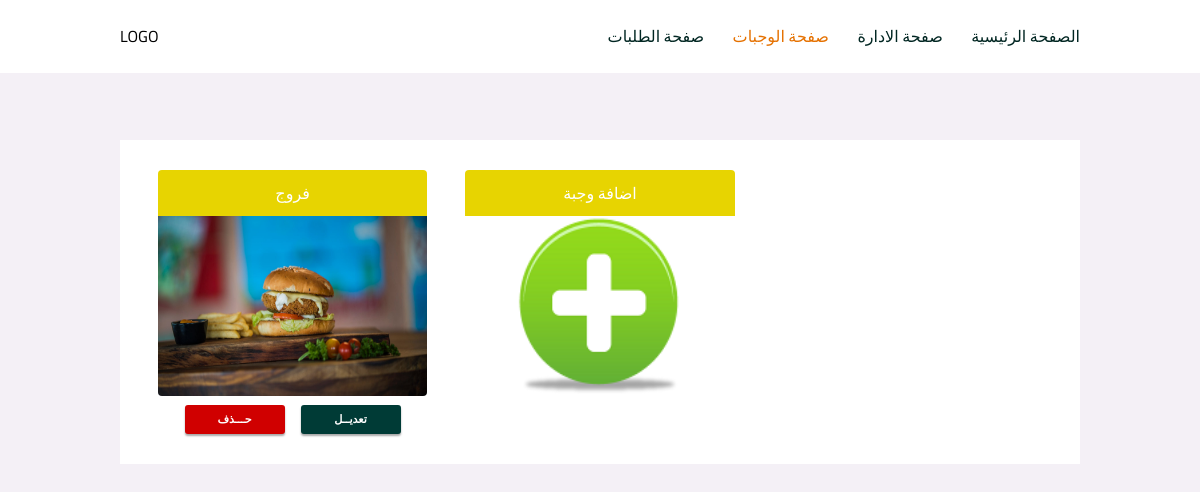
/admin/meals, run on the app's committed database.
### main.py (models this page shows)
class Meals(db.Model):
    id = db.Column(db.Integer, primary_key=True, autoincrement=True)
    name = db.Column(db.String(50), nullable=False)
    desc = db.Column(db.Text)
    price = db.Column(db.Numeric(10, 2))
    requests = db.relationship('Requests', backref='meal')
    photo_id = db.Column(db.Integer, db.ForeignKey('photos.id'))

class Photos(db.Model):
    id = db.Column(db.Integer, primary_key=True, autoincrement=True)
    url = db.Column(db.Text, nullable=False)
    meals = db.relationship('Meals', backref='photo')

### main.py (the view)
@app.route('/admin/meals')
def show_meals_for_admin():
    meals = o.get_all_meal()
    return render_template('show-meals-for-admin.html', meals=meals)

### main.py (called while the page is built)
    def get_all_meal(self):
        return Meals.query.all()

### templates/show-meals-for-admin.html (shortened to what this page needs)
<!DOCTYPE html>
<html lang="en">
  <head>
    <link
      href="{{ url_for('static', filename='style/style.css') }}"
      rel="stylesheet"
    />
  </head>
  <body>
    <header id="header">
      <p>LOGO</p>
      <nav class="header-nav">
        <a href="/">الصفحة الرئيسية</a>
        <a href="/admin">صفحة الادارة</a>
        <a class="header-active" href="/admin/meals">صفحة الوجبات</a>
        <a href="/admin/requests">صفحة الطلبات</a>
      </nav>
    </header>
    <main id="main-edit">
      <section class="meals-container">
        {% for meal in meals %}
        <div class="meal">
          <p>{{ meal.name }}</p>
          <img src="{{ meal.photo.url }}" />
          <div>
            <button
              onclick="location.href='{{url_for('delete_meal',id = meal.id)}}'"
              class="delete-btn"
            >
              حـــذف
            </button>
            <button
              onclick="location.href='{{url_for('update_meal',id = meal.id)}}'"
              class="edit-btn"
            >
              تعديــل
            </button>
          </div>
        </div>
        {% endfor %}
        <div class="meal">
          <p>اضافة وجبة</p>
          <a href="/admin/meals/add_meal"
            ><img
              src="/static/images/assets/add1.png"
              style="height: 180px; padding: 1px 50px;"
          /></a>
        </div>
      </section>
    </main>
  </body>
</html>

### static/style/style.css (style rules this page uses)
* { margin: 0; padding: 0; box-sizing: border-box; }
body { min-width: min-content; font-family: "Cairo", sans-serif; }
a { text-decoration: none; white-space: nowrap; }
#header { padding: 1.333rem 10%; display: flex; justify-content: space-between; background-color: white; }
#header .header-nav { display: flex; flex-direction: row-reverse; }
#header .header-nav a { margin-right: 1.777rem; color: #012622; }
#header .header-nav a:first-of-type { margin: 0; }
#header .header-nav .header-active { color: #e57100; }
#main-edit { padding: 4.209rem 10%; min-height: calc(100vh - 2.666rem - 30px); background: #f4f0f6; }
#main-edit .meals-container { margin-bottom: 1.777rem; padding: 1.888rem 2.369rem; display: grid; grid-template-columns: 1fr 1fr 1fr; grid-gap: 2.369rem; background: white; }
#main-edit .meal { width: 100%; }
#main-edit .meal > p:first-of-type { padding: 8px 0; color: white; background: #e7d401; text-align: center; border-radius: 4px 4px 0 0; }
#main-edit .meal img { width: 100%; max-width: 100%; height: 180px; border-radius: 0 0 4px 4px; }
#main-edit .meal > div:last-of-type { display: flex; justify-content: center; }
#main-edit .delete-btn, #main-edit .edit-btn { padding: 8px; width: 100px; color: white; background: #003b36; border: none; border-radius: 3px; font-weight: 600; box-shadow: 0 2px 2px #01040457; cursor: pointer; text-align: center; transition: opacity ease-in-out 300ms; font-size: 0.7rem; }
#main-edit .edit-btn { margin-left: 8px; }
#main-edit .delete-btn { margin-right: 8px; background: #d00000; }

### data on the page
Meals: name "فروج", photo (picture)
